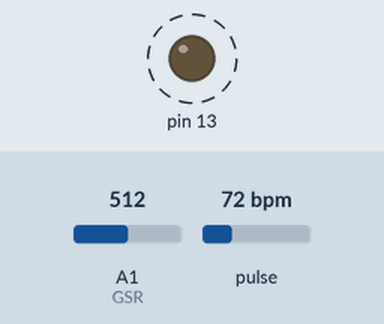
This sketch was run on a simulated Arduino Uno, built with avr-gcc and run on an emulated ATmega328P. On the bench: output pins drawn as LEDs (lit = HIGH). Dashed ring = blinking. Inputs (shaded band) come from the test bench; at power-on: pulse 72 bpm, A1 (GSR) = 512. What the sketch prints to the serial monitor is not drawn.

Above: at 1.2 s.
1.3 s: pulse set to 130 bpm
At 1.49 s:
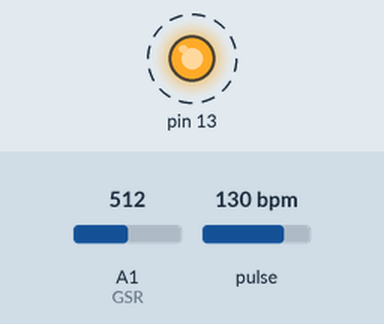
4.3 s: pulse set to 70 bpm
At 4.96 s:
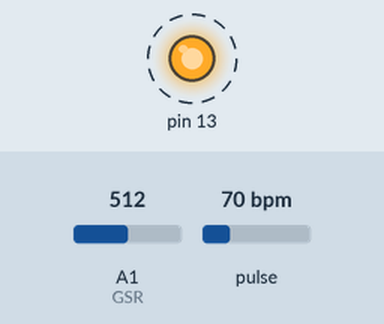
10.3 s: A1 (GSR) set to 0
Timing chart, 0 to 14.3 s (numbered marks = the images above; inputs shaded):
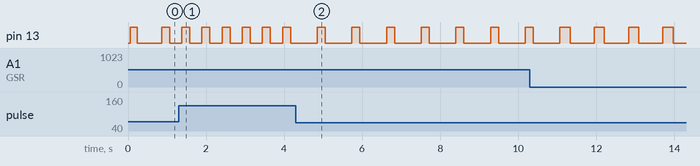

The sketch:

gsr_and_pulse.ino
```cpp
#define USE_ARDUINO_INTERRUPTS true    // Set-up low-level interrupts for most acurate BPM math.
#include <PulseSensorPlayground.h>     // Includes the PulseSensorPlayground Library.


// this is for the gsr sensor
const int GSR=A1;
int sensorValue=0;
int gsr_average = 0;
// PrintWriter output;

// this is for the pulse sensor
//  Variables
const int PulseWire = 0;       // PulseSensor PURPLE WIRE connected to ANALOG PIN 0
const int LED13 = 13;          // The on-board Arduino LED, close to PIN 13.
int Threshold = 550;           // Determine which Signal to "count as a beat" and which to ignore.
                               // Use the "Gettting Started Project" to fine-tune Threshold Value beyond default setting.
                               // Otherwise leave the default "550" value.

PulseSensorPlayground pulseSensor;  // Creates an instance of the PulseSensorPlayground object called "pulseSensor"


void setup() {

  Serial.begin(9600);
// Configure the PulseSensor object, by assigning our variables to it.
  pulseSensor.analogInput(PulseWire);
  pulseSensor.blinkOnPulse(LED13);       //auto-magically blink Arduino's LED with heartbeat.
  pulseSensor.setThreshold(Threshold);

  // Double-check the "pulseSensor" object was created and "began" seeing a signal.
   if (pulseSensor.begin()) {
    Serial.println("We created a pulseSensor Object !");  //This prints one time at Arduino power-up,  or on Arduino reset.
  }

}

void loop() {
  // this is gsr senso
  long sum = 0;
  for (int i=0; i < 10; i++) // average the 10 measurements using for loop

  {
    sensorValue = analogRead(GSR);
    sum += sensorValue;
    delay(5);
  }


  gsr_average = sum/10;
  Serial.print("gsr_average = ");
  Serial.println(gsr_average);
  int human_resistance = ((1024 + 2 * gsr_average) * 10000) / (516 - gsr_average); // following datasheet
  Serial.print("human_resistance = ");
  Serial.println(human_resistance);
  //delay(2000);

  // this is where the pulse sensor starts
  int myBPM = pulseSensor.getBeatsPerMinute();  // Calls function on our pulseSensor object that returns BPM as an "int".
                                               // "myBPM" hold this BPM value now.

  if (pulseSensor.sawStartOfBeat()) {            // Constantly test to see if "a beat happened".
    Serial.println("♥  A HeartBeat Happened ! "); // If test is "true", print a message "a heartbeat happened".
    Serial.print("BPM: ");                        // Print phrase "BPM: "
    Serial.println(myBPM);                        // Print the value inside of myBPM.
    }

  delay(10);                    // considered best practice in a simple sketch.
}
```

Measured:
- after the input at 1.3 s, pin 13: alternates HIGH for 0.21 s and LOW for 0.31 s, starting after 0.08 s
- after the input at 4.3 s, pin 13: alternates HIGH for 0.21 s and LOW for 0.68 s, starting after 0.55 s
- by itself, pin 13: alternates HIGH for 0.20 s and LOW for 0.62 s
